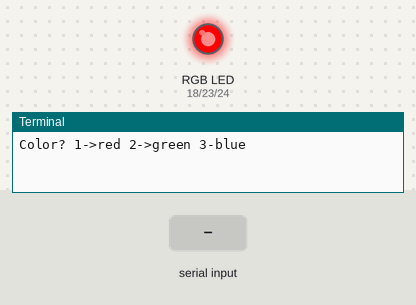
Recording of a program running on a simulated Raspberry Pi (BCM pin numbers). On the bench: an RGB LED mixed from three pins (HIGH = lit), the last lines printed to the terminal. The test bench sets the inputs (shaded band).

Above: at 1.2 s.
1.3 s: "5" typed at the terminal, then Enter
At 2.5 s:
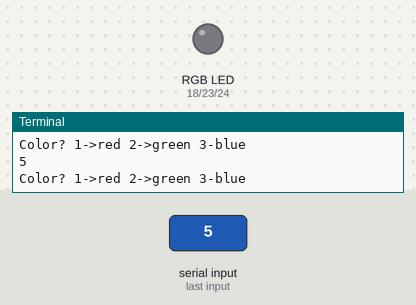
2.8 s: "1" typed at the terminal, then Enter
At 3.8 s:
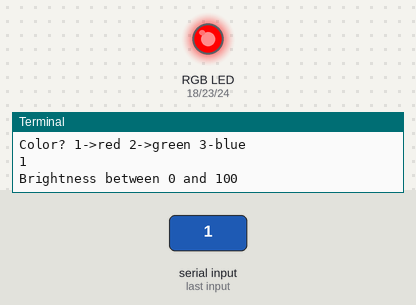
4.3 s: "90" typed at the terminal, then Enter
At 4.9 s:
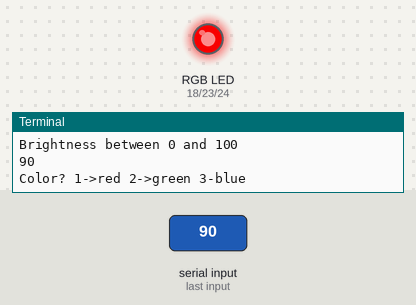
Timing chart, 0 to 7.3 s (numbered marks = the images above; inputs shaded):
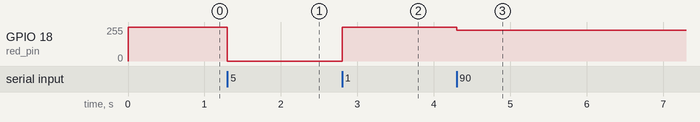

Measured:
- after the input at 1.3 s, GPIO 18 (red_pin): 255/255 → 0/255 at once
- after the input at 2.8 s, GPIO 18 (red_pin): 0/255 → 255/255 at once
- after the input at 4.3 s, GPIO 18 (red_pin): 255/255 → 230/255 at once

The program:

led_fader.py
```python
import RPi.GPIO as GPIO

GPIO.setmode(GPIO.BCM)

red_pin = 18
green_pin = 23
blue_pin = 24

GPIO.setup(red_pin, GPIO.OUT)
GPIO.setup(green_pin, GPIO.OUT)
GPIO.setup(blue_pin, GPIO.OUT)

pwm_red = GPIO.PWM(red_pin, 500)
pwm_green = GPIO.PWM(green_pin, 500)
pwm_blue = GPIO.PWM(blue_pin, 500)

num_to_pwm = {1: pwm_red, 2: pwm_green, 3:pwm_blue}

def is_int(i):
	try:
		int(i)
		return True
	except ValueError:
		return False


try:
	curr_pwm = pwm_red
	curr_pwm.start(100)

	while True:
		color_s = input("Color? 1->red 2->green 3-blue\n")
		curr_pwm.stop()
		if is_int(color_s) is False:
			continue
		color = int(color_s)
		if color not in num_to_pwm:
			continue
		curr_pwm = num_to_pwm[color]
		curr_pwm.start(100)
		duty_s = input("Brightness between 0 and 100\n")
		if is_int(duty_s) is False:
			continue
		duty = int(duty_s)
		curr_pwm.ChangeDutyCycle(duty)

finally:
	print 'Cleaning up!'
	GPIO.cleanup()
```
